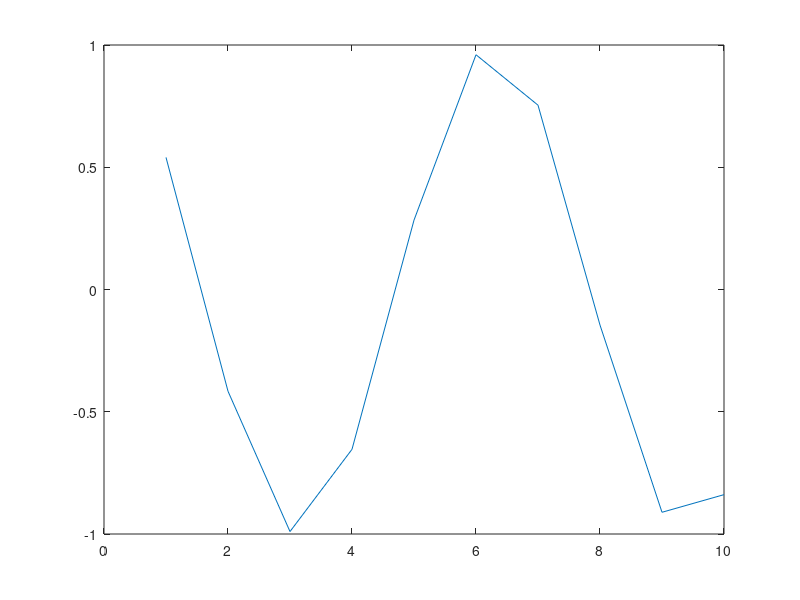

This figure's MATLAB source:
A = 1:10 #vector from 1 to 10
AA = 1:0.5:10 #vector from 1 to 10 with step size of 0.5
AAA = 1:0.1:10 #vector from 1 to 10 with step size of 0.1
B = [1 2 3;4 5 6;7 8 9]

#Sum of elements of a VECTOR
saa = sum(AA)
saaa = sum(AAA)
sa = sum(A)

#Sum of elements of MATRIX
sb = sum(B) #sum of elements columnwise
sbc = sum(B,1) #sum of elements columnwise
sbr = sum(B,2)  #sum of elements rowwise

#Cumulative sum of elements of a VECTOR
sca = cumsum(A)

#Cumulative sum of elements of a MATRIX
scb = cumsum(B) #cumulative sum of elements columnwise
scbc = cumsum(B,1) #cumulative sum of elements columnwise
scbr = cumsum(B,2) #cumulative sum of elements rowwise

#Generating random real no.s between 0 and 1
C = rand
D = rand
#Generating matrix with its elements as random real no.s between 0 and 1
E = rand(5,3)
F = rand(5)

#Ploting with the help of plot()
X = 1:10
Yexp = exp(X)
Ysin = sin(X)
Ycos = cos(X)

pa = plot(10:-1:1)
pexp = plot(X,Yexp)
psin = plot(X,Ysin)
pcos = plot(X,Ycos)

